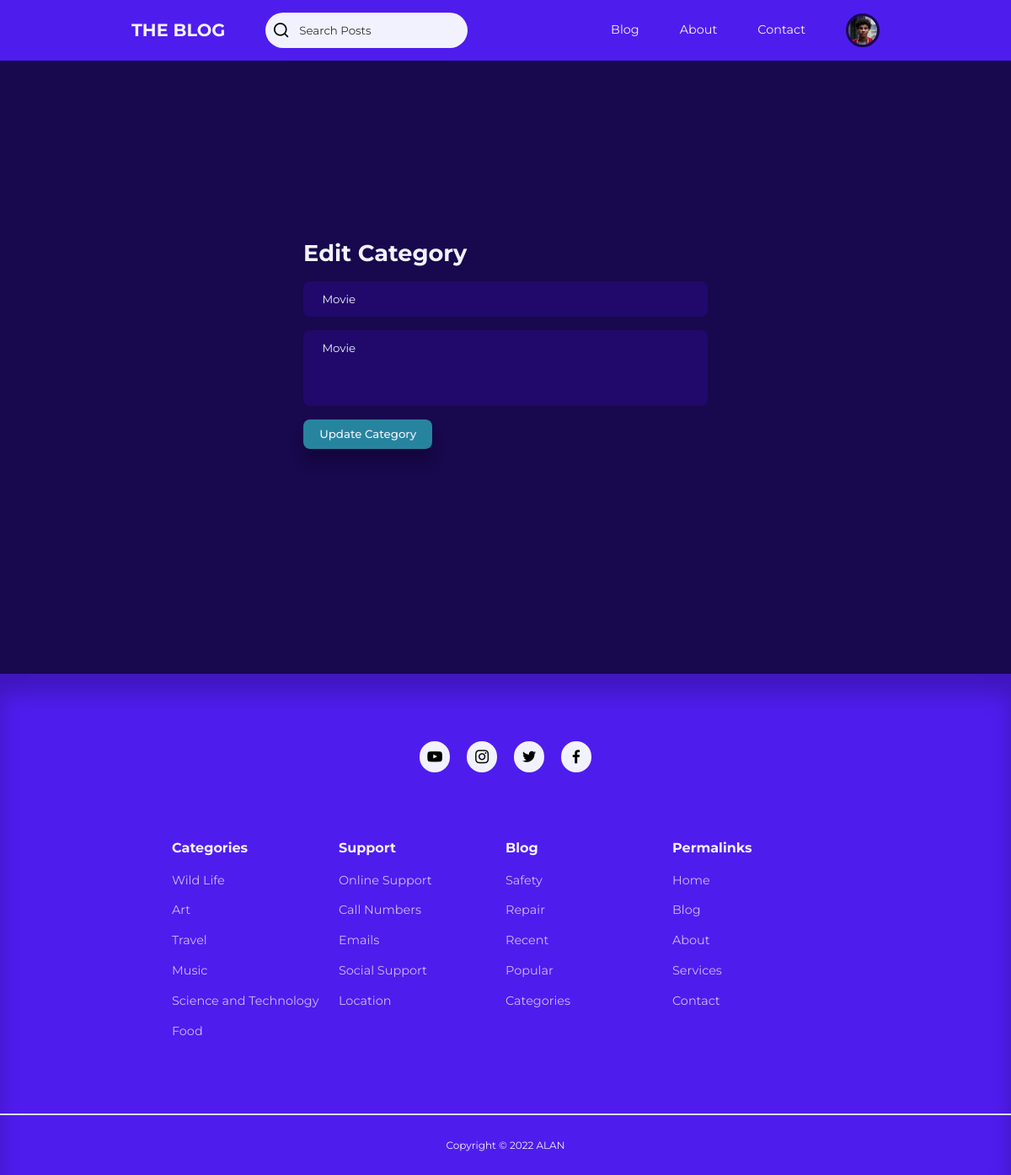
The page /admin/pages/edit-category.php?id=12 (signed in) on the database its author committed.
### tables this page shows
CREATE TABLE `users` (
  `id` int(11) UNSIGNED NOT NULL,
  `firstname` varchar(50) NOT NULL,
  `lastname` varchar(50) NOT NULL,
  `username` varchar(50) NOT NULL,
  `email` varchar(100) NOT NULL,
  `location` varchar(100) NOT NULL,
  `biography` text NOT NULL,
  `password` varchar(255) NOT NULL,
  `avatar` varchar(255) NOT NULL,
  `is_admin` tinyint(1) NOT NULL
);

CREATE TABLE `categories` (
  `id` int(11) UNSIGNED NOT NULL,
  `title` varchar(50) NOT NULL,
  `description` text NOT NULL
);

### admin/partials/header.php (called while the page is built, shortened)
<?php
require $_SERVER['DOCUMENT_ROOT'] . '/My Blog/partials/header.php';

### admin/pages/edit-category.php (the view, shortened to what this page needs)
<?php
include $_SERVER['DOCUMENT_ROOT'] . '/My Blog/admin/partials/header.php';
if (isset($_GET["id"])) {
    $id = filter_var($_GET["id"], FILTER_SANITIZE_NUMBER_INT);
    $query = "SELECT * FROM categories WHERE id = $id";
    $result = mysqli_query($connection, $query);
    if (mysqli_num_rows($result) == 1) {
        $category = mysqli_fetch_assoc($result);
    } else {
        $_SESSION['edit-category'] = "This User Doesn't exists";
        header('location: ' . ROOT_URL . 'admin/pages/manage-categories.php');
    }
} else {
    header("location: " . ROOT_URL . "admin/pages/manage-categories.php");
    die();
}
?>
<body>
    <section class="form-section add-content">
        <div class="container form-section-container">
            <h2>Edit Category</h2>
            <form action="<?= ROOT_URL ?>admin/pages/edit-category-logic.php" enctype="multipart/form-data" class="form-general" method="POST">
                <input type="text" name="title" value="<?= $category['title'] ?>" placeholder="Title">
                <textarea name="description" rows="4" placeholder="Description"><?= $category["description"] ?></textarea>
                <button type="submit" name="submit" class="btn">Update Category</button>
            </form>
        </div>
    </section>
    <?php
    include $_SERVER['DOCUMENT_ROOT'] . '/My Blog/partials/footer.php';
    ?>

### partials/header.php (shortened to what this page needs)
<?php
require $_SERVER['DOCUMENT_ROOT'] . '/My Blog/admin/config/database.php';
if (isset($_SESSION['user-id'])) {
    $id = filter_var($_SESSION['user-id'], FILTER_SANITIZE_FULL_SPECIAL_CHARS);
    $query = "SELECT avatar from users WHERE id = '$id'";
    $result = mysqli_query($connection, $query);
    $avatar = mysqli_fetch_assoc($result);
}
?>
<!DOCTYPE html>
<html lang="en">
<head>
    <link rel="stylesheet" href="<?php echo ROOT_URL ?>css/style.css">
    <link rel="stylesheet" href="https://unicons.iconscout.com/release/v4.0.0/css/line.css">
</head>
<body>
    <nav>
        <div class="container nav-container">
            <ul class="nav-items nav-items-left">
                <li><a href="<?php echo ROOT_URL ?>index.php" class="nav-logo">THE BLOG</a></li>
                <li>
                    <div class="nav-search-container">
                        <form class="nav-search" action="<?php echo ROOT_URL ?>pages/search-posts.php" method="GET">
                            <i class="uil uil-search"></i>
                            <input type="search" name="search" placeholder="Search Posts">
                        </form>
                    </div>
                </li>
            </ul>
            <ul class="nav-items nav-items-right">
                <li><a href="<?php echo ROOT_URL ?>pages/blog.php">Blog</a></li>
                <li><a href="<?php echo ROOT_URL ?>pages/about.php">About</a></li>
                <li><a href="<?php echo ROOT_URL ?>pages/contact.php">Contact</a></li>
                <?php if (isset($_SESSION["user-id"])) : ?>
                    <li class="nav-profile">
                        <div class="avatar">
                            <img src="<?php echo ROOT_URL . 'img/' . $avatar["avatar"] ?>">
                        </div>
                    </li>
                <?php else : ?>
                    <li><a href="<?php echo ROOT_URL ?>pages/signin.php">Sign In</a></li>
                    <li><a class="sign-up" href="<?php echo ROOT_URL ?>pages/signup.php">Sign Up</a> </li>
                <?php endif ?>
            </ul>
        </div>
    </nav>

### css/style.css (style rules this page uses)
:root { --color-primary: #4F1CEE; --color-primary-variant: #6C63FF; --color-primary-light: #6E45ED; --color-primary-dark: rgb(24, 8, 77); --color-primary-dark-variant: rgb(33, 9, 107); --color-variant: rgba(39, 132, 158, 1); --color-white: #f2f2fe; --color-red: #da0f3f; --color-red-light: hsl(346, 87%, 46%, 15%); --color-green: #00c476; --color-green-light: hsl(156, 100%, 38%, 15%); --color-black: #000000; --color-bg: #D5E9F1; --color-white-gray: rgba(255, 255, 255, 0.7); --color-black-gray: rgba(0, 0, 0, 0.8); --transition: all 300ms ease; --transition-slow: all 1s ease; --container-width-lg: 74%; --container-width-md: 88%; --container-width-sm: 66%; --form-width: 40%; --card-border-radius-1: 0.3rem; --card-border-radius-2: 0.5rem; --card-border-radius-3: 0.8rem; --card-border-radius-4: 2rem; --card-border-radius-5: 5rem; --card-border-radius-all: 100%; }
* { margin: 0; padding: 0; outline: 0; border: 0; appearance: 0; list-style: none; text-decoration: none; box-sizing: border-box; font-family: 'Montserrat', sans-serif; }
body { line-height: 1.6; color: var(--color-black-gray); overflow-x: hidden; background: var(--color-bg); font-size: 0.9rem; }
.container { width: var(--container-width-sm); max-width: 1800px; margin-inline: auto; }
section { margin-top: 3rem; width: 100vw; }
h1, h2, h3, h4, h5, h6 { color: var(--color-black); line-height: 1.3; }
h2 { font-size: 1.7rem; margin: 1rem 0; }
a { color: var(--color-white); transition: var(--transition); }
img { display: block; width: 100%; object-fit: cover; }
nav { background-color: var(--color-primary); width: 100vw; height: 4.5rem; position: fixed; top: 0; z-index: 10; display: flex; justify-content: center; align-items: center; }
.nav-container { height: 100%; display: flex; align-items: center; justify-content: space-between; width: var(--container-width-lg); }
.nav-logo { font-weight: bold; font-size: 1.3rem; }
.nav-search-container { position: relative; width: 15rem; background: var(--color-white); display: flex; flex-direction: row; align-items: center; justify-content: space-between; overflow: hidden; padding: 0.3rem 0.5rem; border-radius: var(--card-border-radius-5); color: var(--color-black); }
.nav-search { width: 100%; display: flex; align-items: center; }
.nav-search i { font-size: 1.3rem; }
.nav-search input { background: transparent; margin-left: 0.7rem; padding: 0.5rem 0; width: 100%; }
.nav-search input::placeholder { color: var(--color-black-gray); font-family: 'Montserrat', sans-serif; }
.avatar { width: 2.5rem; height: 2.5rem; border-radius: 50%; overflow: hidden; border: 0.2rem solid var(--color-primary-dark); }
.nav-items { display: flex; align-items: center; gap: 3rem; }
.nav-profile { position: relative; cursor: pointer; }
.form-section { display: grid; place-items: center; height: 100vh; margin-top: 0rem; background: var(--color-primary-dark); }
.form-section-container { width: var(--form-width); }
.form-section-container>h2 { color: var(--color-white); }
.form-general { display: flex; flex-direction: column; gap: 1rem; }
.form-general input, .form-general textarea, .form-general select { padding: 0.8rem 1.4rem; background: var(--color-primary-dark-variant); border-radius: var(--card-border-radius-2); resize: none; color: var(--color-white); }
.btn { display: inline-block; width: fit-content; padding: 0.6rem 1.2rem; background-color: var(--color-variant); border-radius: var(--card-border-radius-2); cursor: pointer; transition: var(--transition); color: var(--color-white); box-shadow: 0 1rem 1rem rgba(0, 0, 0, 0.2); font-weight: 500; }

### rows shown on the page
users: avatar (picture)
categories: title "Movie", description "Movie"
